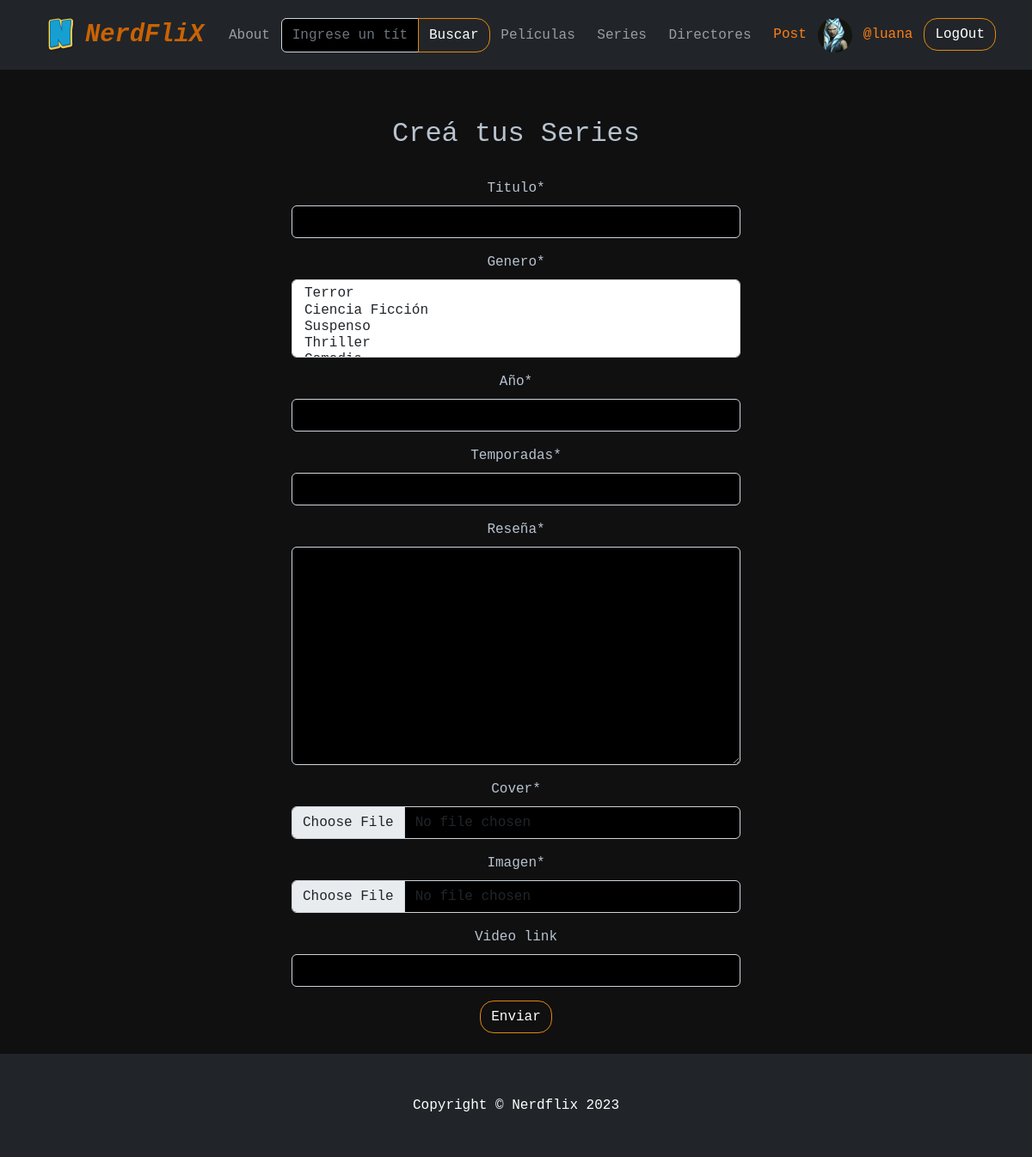
Before: /series-formulario/ (signed in) with the older database file.
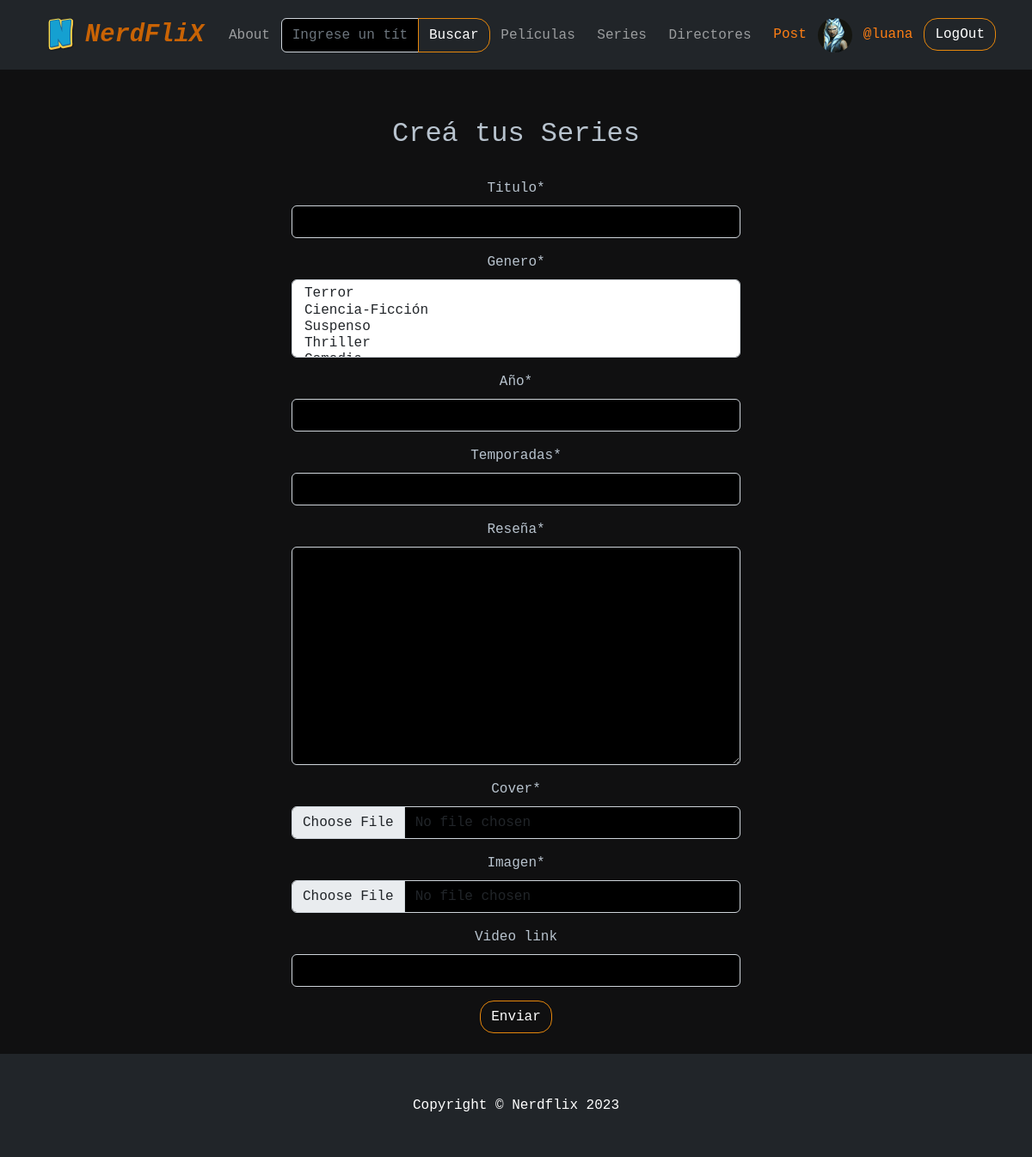
After: the same page with the newer database file.
### AppCoder/models.py (models this page shows, shortened)
class Generos(models.Model):
    genero=models.CharField(max_length=50)
    slug = models.SlugField(unique=True,null=True)
    def __str__(self):
        return self.genero

### AppCoder/views.py (the view, shortened to what this page needs)
# urls.py: path('series-formulario/',CrearSerie.as_view(),name='seriesFormulario'),
class CrearSerie(LoginRequiredMixin,CreateView):
    model=Series
    template_name='AppCoder/series_formulario.html'
    fields=['titulo','genero','año','temporadas','reseña','cover','imagen','video_link']
    success_url='/user-post-lista/'

### AppCoder/context_processors.py (called while the page is built)
def generos_contexto(request):
    generos=Generos.objects.all()
    return {
        'generos':generos
    }

### AppCoder/templates/AppCoder/series_formulario.html (shortened to what this page needs)
{% extends "Base.html" %}
{% load crispy_forms_tags %}
{% block contenidoQueCambia %}
 <div class="page-header d-flex align-items-center">
    <div class="container position-relative">
      <div class="row d-flex justify-content-center">
        <div class="col-lg-6 text-center">
          <br>
          <br>
          <form action="{% url 'seriesFormulario' %}" method="post" enctype="multipart/form-data">
         <h2>Creá tus Series</h2>
        <br>
            {{ form | crispy }}
            <button class="btn btn-primary"  type="submit">Enviar</button>
        </form>
        </div>
      </div>
    </div>
  </div>
  <br>
{% endblock %}

Changed rows visible on the page:
changed through a linked row, Generos: genero "Terror / Ciencia Ficción / Suspenso / Thriller" → "Terror / Ciencia-Ficción / Suspenso / Thriller"
